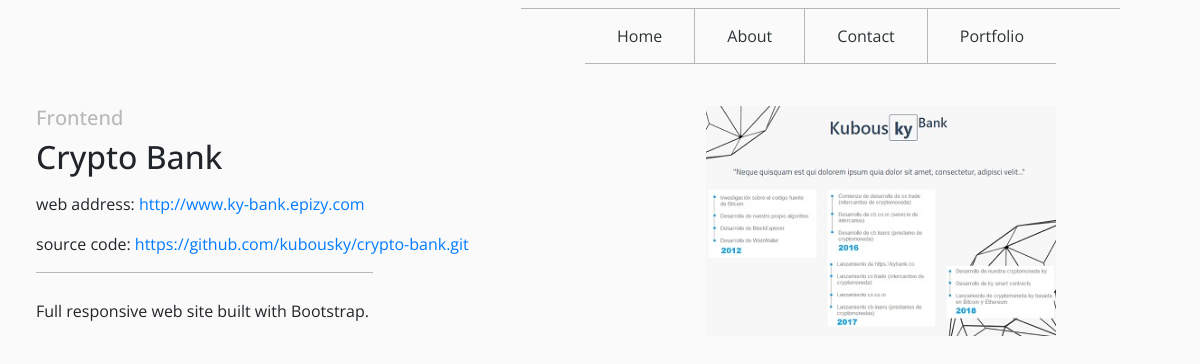
The page /2/crypto-bank/ on the database its author committed.
### portfolio/models.py (models this page shows, shortened)
class Project(models.Model):
    category = models.ForeignKey(Category,
                                    related_name='projects',
                                    on_delete=models.CASCADE)
    name = models.CharField(max_length=200, db_index=True)
    slug = models.SlugField(max_length=200, db_index=True)
    image = models.ImageField(upload_to='projects/%Y/%m/%d',
                                blank=True)
    description = models.TextField(blank=True)
    url = models.URLField(max_length=250, blank=True)
    repository = models.URLField(max_length=250)
    created = models.DateTimeField(auto_now_add=True)
    updated = models.DateTimeField(auto_now=True)
    class Meta:
        ordering = ('name',)
        index_together = (('id', 'slug'),)

class Category(models.Model):
    name = models.CharField(max_length=50, db_index=True)
    slug = models.SlugField(max_length=50, unique=True)
    image = models.ImageField(upload_to='categories/%Y/%m/%d',
                                blank=True)
    class Meta:
        ordering = ('name',)
        verbose_name = 'category'
        verbose_name_plural = 'categories'
    def __str__(self):
        return self.name
    def get_absolute_url(self):
        return reverse('portfolio:project_list_by_category',
                        args=[self.slug])

### portfolio/views.py (the view)
# urls.py: path('<int:id>/<slug:slug>/', never_cache(views.project_detail), name='project_detail'),
def project_detail(request, id, slug):
    project = get_object_or_404(Project,
                                id=id,
                                slug=slug)
    return render(request,
                    'portfolio/projects/detail.html',
                    {'project': project})

### portfolio/templates/portfolio/projects/detail.html (shortened to what this page needs)
{% extends "base.html" %}
{% load static %}
{% block content %}
    <div id="project-detail">
        <div id="text-detail">
            <h5><a href="{{ project.category.get_absolute_url }}">{{ project.category }}</a></h5>
            <h2>{{ project.name|linebreaks }}</h2>
            <p {% if project.url == '' %}class="hidden"{% endif %}>web address: <a href="{{ project.url }}">{{ project.url }}</a></p>
            <p>source code: <a href="{{ project.repository }}">{{ project.repository}}</a></p>
            <p class="p-detail"></p>
            {{ project.description|linebreaks }}
        </div>
        <div id="img-detail">
            <img src="{{ project.image.url }}" style="width:350px;height:230px;">
        </div>
    </div>
{% endblock %}

### portfolio/static/css/my_style.css (style rules this page uses)
html,body { font-family: 'Open Sans', sans-serif; background-color: #FAFAFA; min-height:100vh; overflow-x: hidden; }
#project-detail { margin-top: 30px; width: 85%; margin-left: 3%; overflow: hidden; padding-bottom: 20px; }
#text-detail { float: left; width: 55%; }
#text-detail p { white-space: normal; }
#text-detail p a { white-space: nowrap }
#text-detail h5 a { color: rgb(185, 184, 184); }
#text-detail .p-detail { width: 60%; border: solid rgb(185, 184, 184) 1.4px; border-left: none; border-right: none; border-bottom: none; padding-top: 10px; }
#img-detail { float: right; }

### rows shown on the page
Project: category "Frontend", name "Crypto Bank", url "http://www.ky-bank.epizy.com", repository "https://github.com/kubousky/crypto-bank.git", description "Full responsive web site built with Bootstrap.", image (picture)
